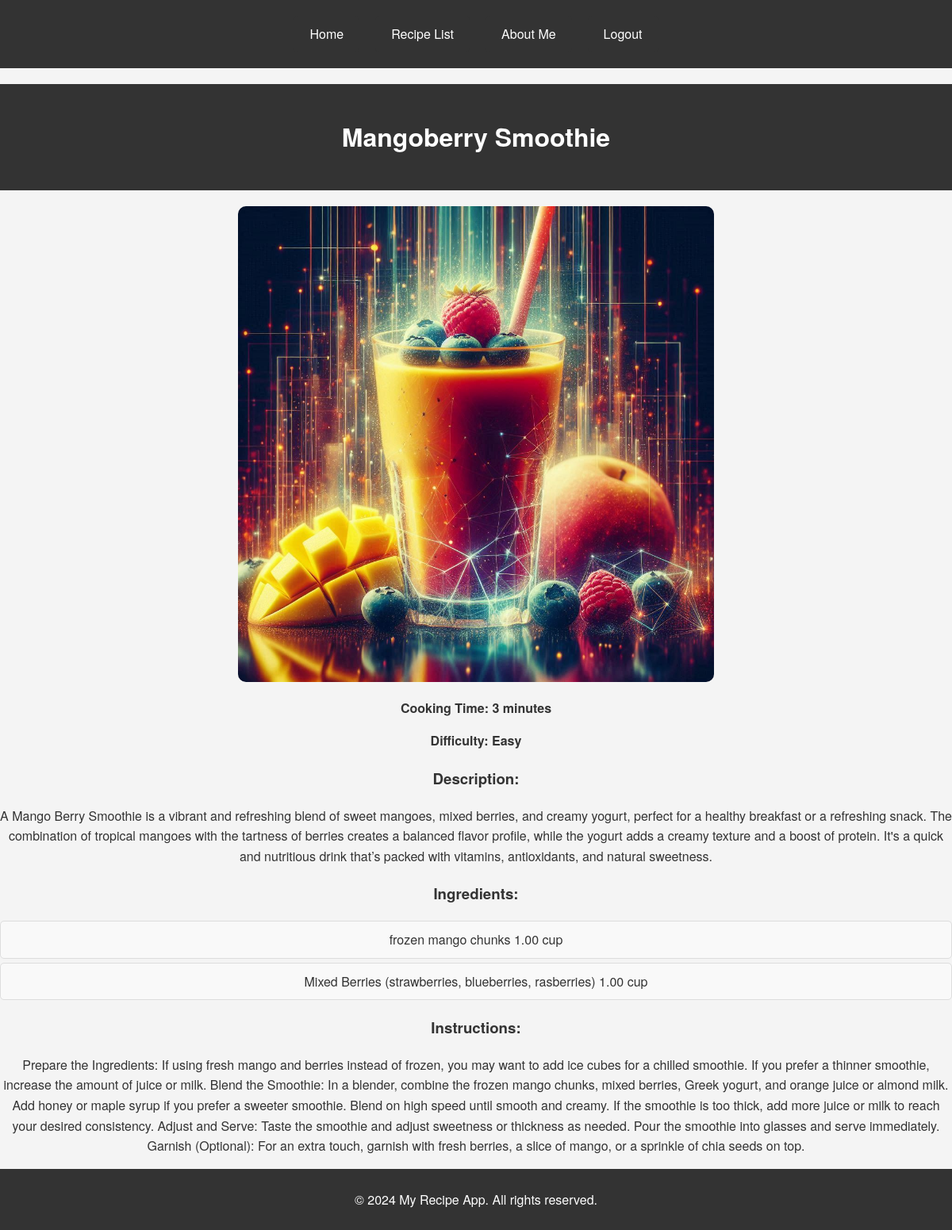
The page /recipe/2/ (signed in) on the database as committed earlier.
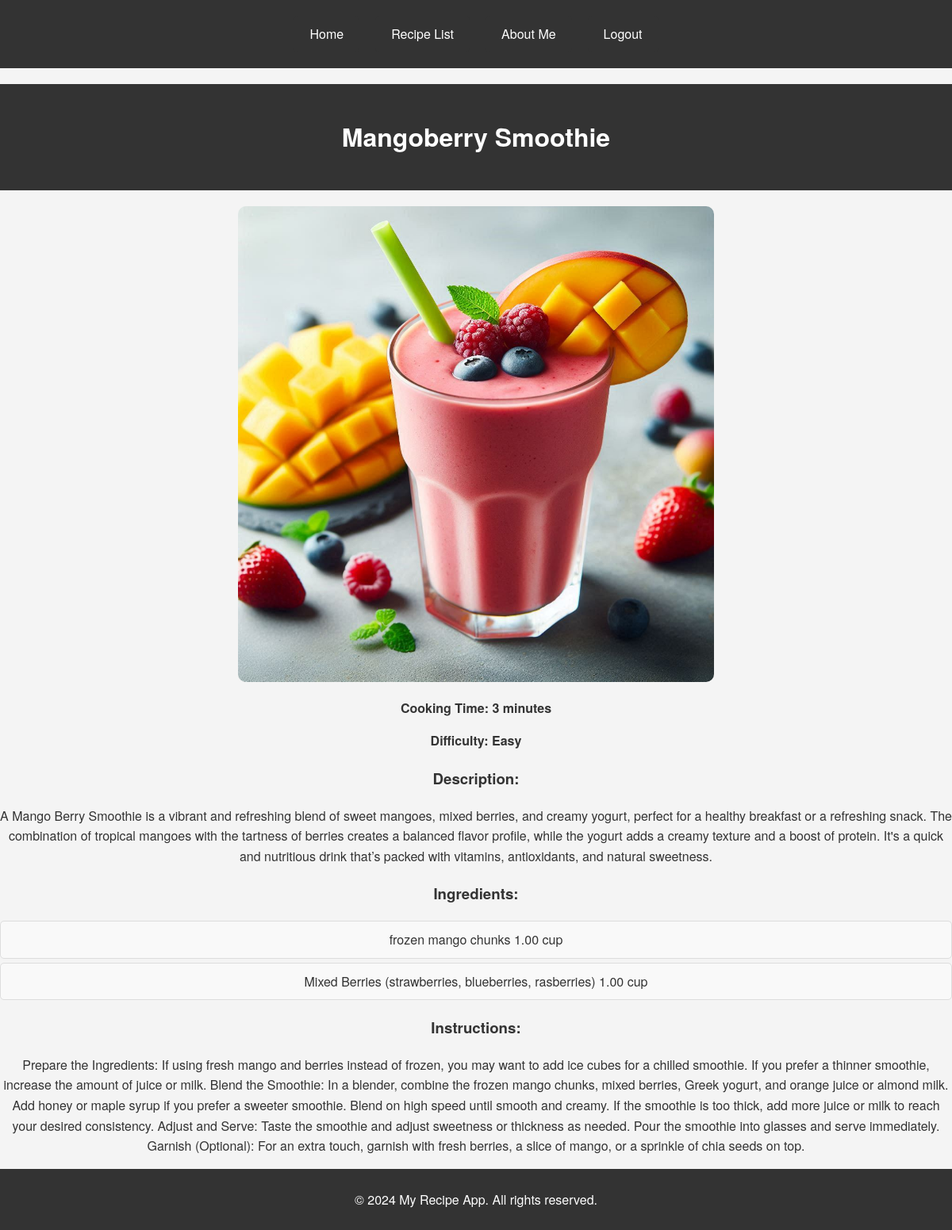
The same page on the database as committed later.
### recipe/models.py (models this page shows, shortened)
class Recipe(models.Model):
    DIFFICULTY_CHOICES = [
        ('Easy', 'Easy'),
        ('Medium', 'Medium'),
        ('Hard', 'Hard'),
    ]
    name = models.CharField(max_length=50)
    cooking_time = models.IntegerField()
    difficulty = models.CharField(max_length=20, choices=DIFFICULTY_CHOICES)
    description = models.TextField(blank=True, null=True)
    instructions = models.TextField(blank=True, null=True)
    pic = models.ImageField(upload_to='recipe', default='default.jpg')

### recipe/views.py (the view)
# urls.py: path('recipe/<int:recipe_id>/', recipe_detail, name='recipe_detail'),
@login_required
def recipe_detail(request, recipe_id):
    recipe = get_object_or_404(Recipe, id=recipe_id)
    return render(request, 'recipe/recipe_detail.html', {'recipe': recipe})

### recipe/templates/recipe/recipe_detail.html (shortened to what this page needs)
{% extends 'base/base.html' %}
{% load static %}
{% block extra_css %}
<link rel="stylesheet" type="text/css" href="{% static 'recipe/css/recipe-detail.css' %}">
{% endblock %}
{% block content %}
    <header>
        <h1>{{ recipe.name }}</h1>
    </header>
    <div class="container">
        <img src="{{ recipe.pic.url }}" alt="{{ recipe.name }}" class="recipe-detail-image">
        <div class="recipe-details">
            <p>Cooking Time: {{ recipe.cooking_time }} minutes</p>
            <p>Difficulty: {{ recipe.difficulty }}</p>
        </div>
        <div class="description">
            <h3>Description:</h3>
            <p>{{ recipe.description }}</p>
        </div>
        <div class="ingredients">
            <h3>Ingredients:</h3>
            <ul>
                {% for ingredient in recipe.ingredients.all %}
                <li>{{ ingredient.name }} {{ ingredient.quantity }} {{ ingredient.unit }}</li>
                {% endfor %}
            </ul>
        </div>
        <div class="instructions">
            <h3>Instructions:</h3>
            <p>{{ recipe.instructions }}</p>
        </div>
    </div>
{% endblock %}

Rows that differ between the two databases and show on the page:
changed Recipe "Mangoberry Smoothie": pic: a different picture
